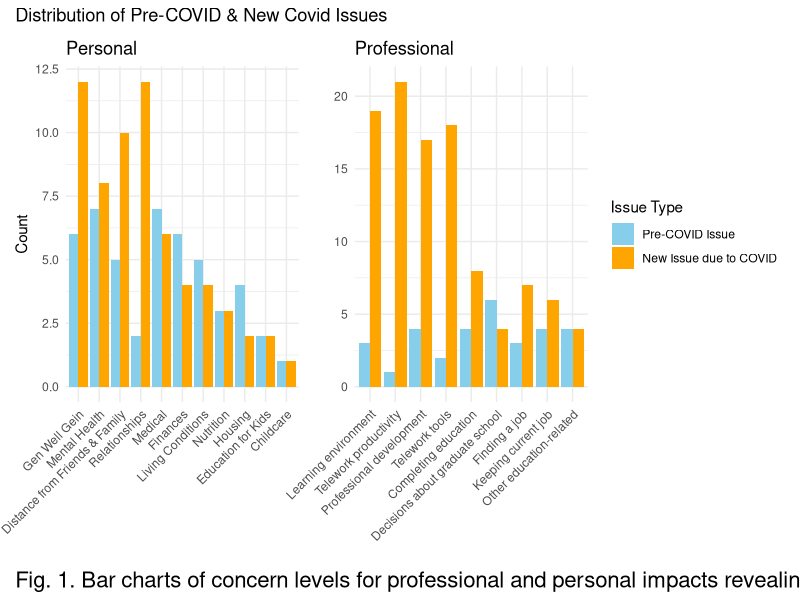
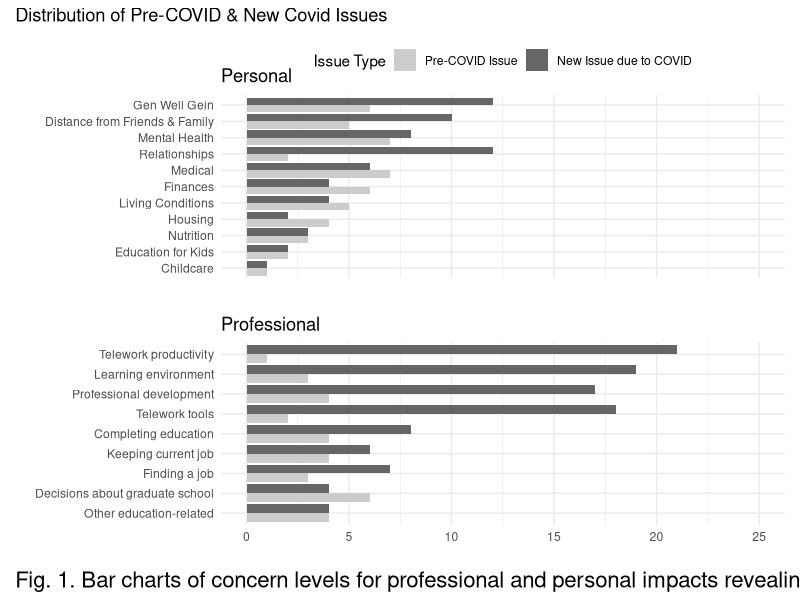
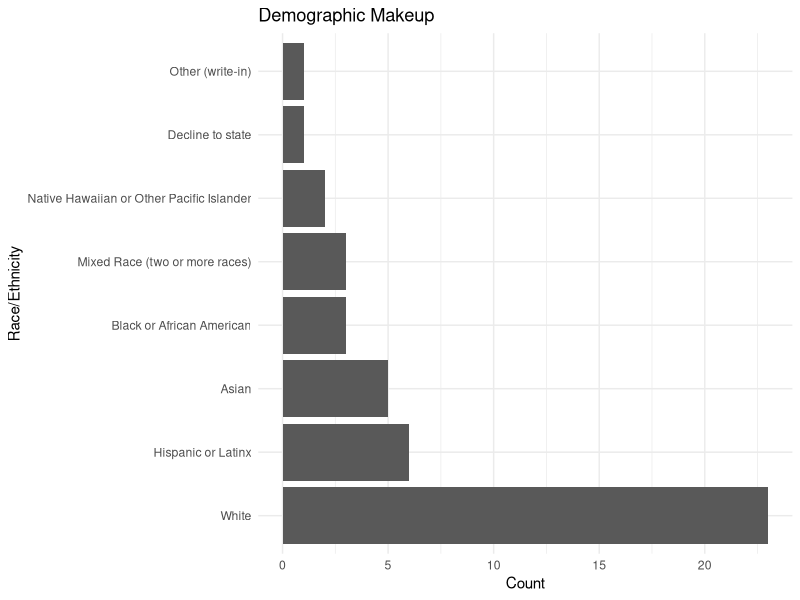
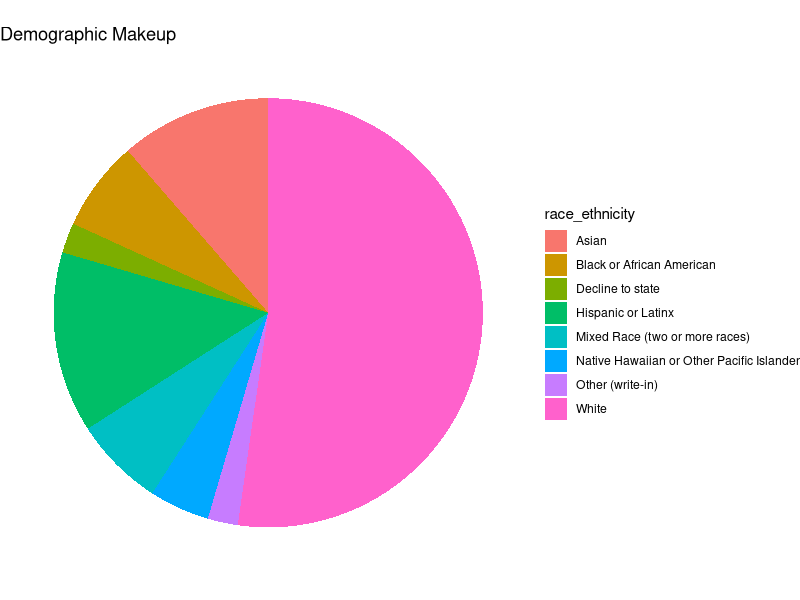
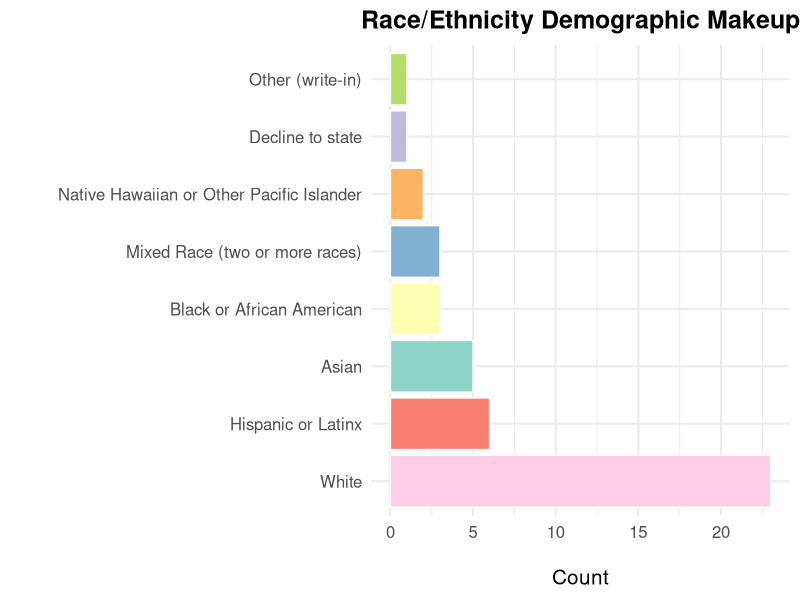
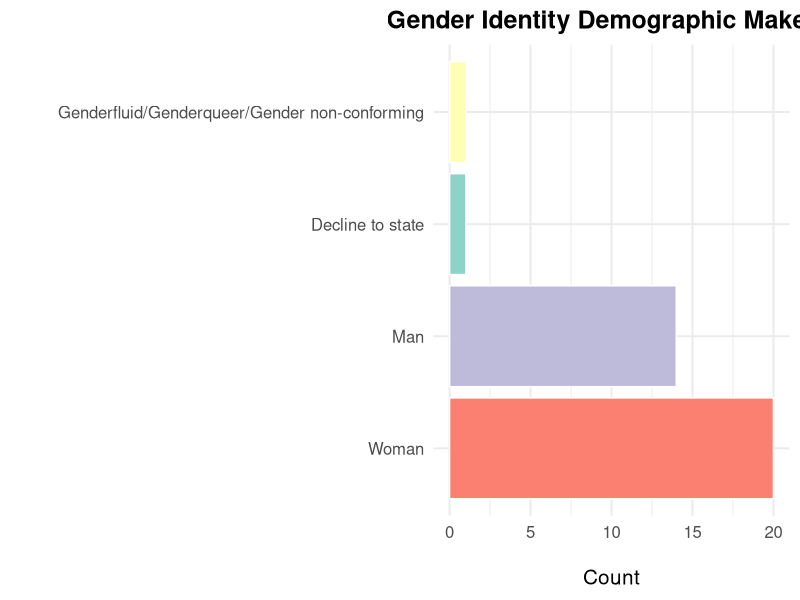
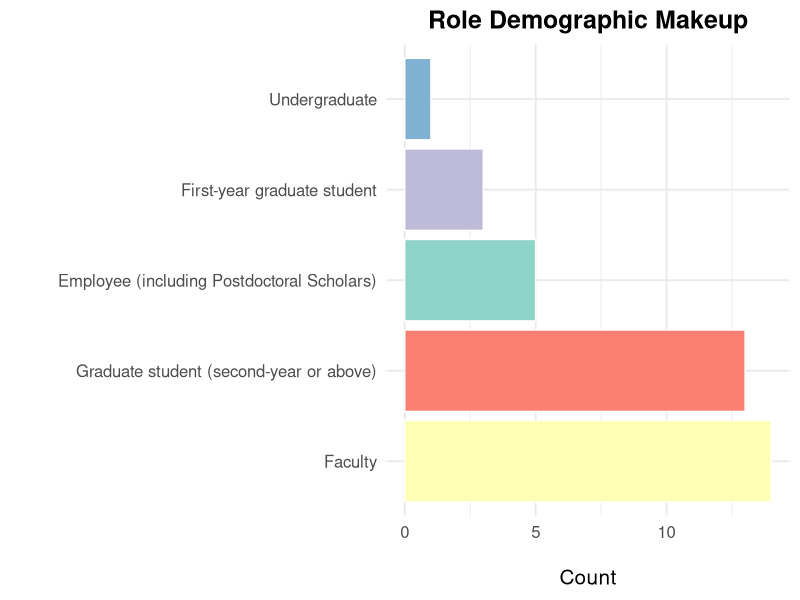
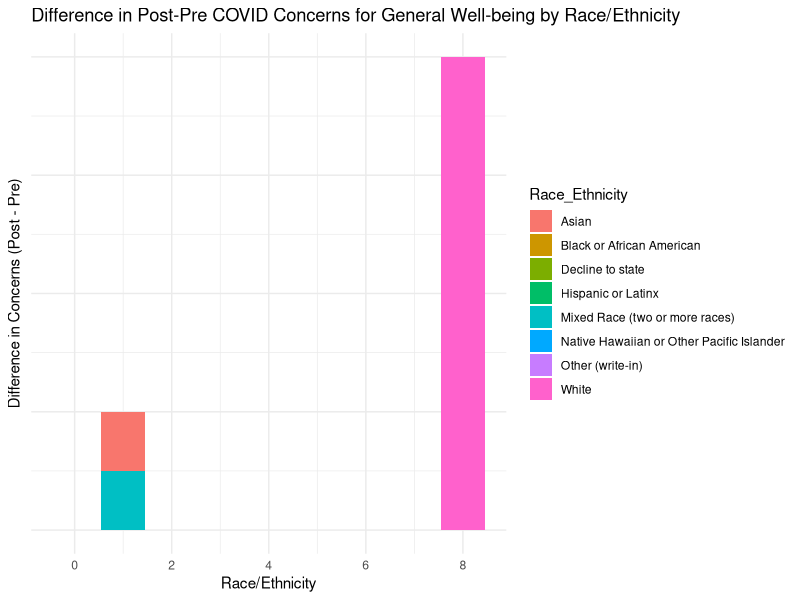

The R source for these figures, in order:
## ---- chunk 1
library(tidyverse)
library(tibble)
library(kableExtra)
library(tidytext)
library(stringr)
library(SnowballC)
library(patchwork)

data <- read.csv("data_snippet.csv")
## ---- chunk 2
personal_prefix <- "Currently..are.you.concerned.about.the.following....If.you.are.not..leave.blank...__________About......Personal.impacts..."
professional_prefix <- "Currently..are.you.concerned.about.the.following....If.you.are.not..leave.blank.....__________Abo......Academic.and.or.professional.impacts..."

remove_prefix <- function(column_name, prefix_to_remove) {
  column_name <- gsub(prefix_to_remove, "", column_name)
  return(column_name)
}

personal_concern_columns <- grep(personal_prefix, names(data), value = TRUE)
professional_concern_columns <- grep(professional_prefix, names(data), value = TRUE)

cleaned_personal_column_names <- lapply(personal_concern_columns, remove_prefix, prefix_to_remove = personal_prefix)
cleaned_professional_column_names <- lapply(professional_concern_columns, remove_prefix, prefix_to_remove = professional_prefix)

df_personal <- data[personal_concern_columns]
df_professional <- data[professional_concern_columns]
names(df_personal) <- cleaned_personal_column_names
names(df_professional) <- cleaned_professional_column_names
## ---- chunk 3
# 0 - Not Concerned
# 1 - pre-covid issue
# 2 - new issue due to covid
# 3 - cannot access resources
head(df_personal)
head(df_professional)
## ---- chunk 4
aggregate_personal <- data.frame(
  Pre_COVID_Count = colSums(df_personal == 1, na.rm = TRUE),
  New_COVID_Count = colSums(df_personal == 2, na.rm = TRUE)
)

aggregate_professional <- data.frame(
  Pre_COVID_Count = colSums(df_professional == 1, na.rm = TRUE),
  New_COVID_Count = colSums(df_professional == 2, na.rm = TRUE)
)

filtered_aggregate_personal <- aggregate_personal[rowSums(aggregate_personal) > 0, ]
filtered_aggregate_professional <- aggregate_professional[rowSums(aggregate_professional) > 0, ]

tbl_personal <- as_tibble(filtered_aggregate_personal)
tbl_professional <- as_tibble(filtered_aggregate_professional)

styled_tbl_personal <- tbl_personal %>%
  mutate(
    Concern_Category = c("Nutrition", "Housing", "Medical", "Finances", "Gen Well Gein", "Mental Health", "Living Conditions", "Distance from Friends & Family", "Relationships", "Childcare", "Education for Kids"),
    Difference = New_COVID_Count - Pre_COVID_Count
  ) %>%
  select(Concern_Category, Pre_COVID_Count, New_COVID_Count, Difference) %>%
  kable(., align = "c", caption = "Distribution of Pre-COVID and New COVID Issues (Personal)") %>%
  kable_styling(full_width = FALSE)

styled_tbl_professional <- tbl_professional %>%
  mutate(
    Concern_Category = c("Learning environment", "Completing education", "Decisions about graduate school", "Other education-related", "Professional development", "Finding a job", "Keeping current job", "Telework tools", "Telework productivity"),
    Difference = New_COVID_Count - Pre_COVID_Count
  ) %>%
  select(Concern_Category, Pre_COVID_Count, New_COVID_Count, Difference) %>%
  kable(., align = "c", caption = "Distribution of Pre-COVID and New COVID Issues (Professional)") %>%
  kable_styling(full_width = FALSE)

styled_tbl_personal
styled_tbl_professional
## ---- chunk 5
personal_labels <- c("Nutrition", "Housing", "Medical", "Finances", "Gen Well Gein", "Mental Health", "Living Conditions", "Distance from Friends & Family", "Relationships", "Childcare", "Education for Kids")

df_personal_long <- filtered_aggregate_personal %>%
  rownames_to_column(var = "Concern_Category") %>%
  pivot_longer(cols = c("Pre_COVID_Count", "New_COVID_Count"), 
               names_to = "Type", values_to = "Count") %>%
  mutate(Concern_Category = factor(Concern_Category, 
                                   levels = rownames(filtered_aggregate_personal),
                                   labels = personal_labels))
type_order <- c("Pre_COVID_Count", "New_COVID_Count")
df_personal_long$Type <- factor(df_personal_long$Type, levels = type_order)

plot_personal <- ggplot(df_personal_long, aes(x = fct_reorder(Concern_Category, Count, .desc = TRUE), y = Count, fill = Type)) +
  geom_bar(stat = "identity", position = position_dodge()) +
  scale_fill_manual(values = c("skyblue", "orange"), 
                    labels = c("Pre-COVID Issue", "New Issue due to COVID")) +
  labs(title = "Personal",
       x = "", y = "Count", fill = "Issue Type") +
  theme_minimal() +
  theme(axis.text.x = element_text(angle = 45, hjust = 1, vjust = 1))
## ---- chunk 6
professional_labels <- c("Learning environment", "Completing education", "Decisions about graduate school", "Other education-related", "Professional development", "Finding a job", "Keeping current job", "Telework tools", "Telework productivity")

df_professional_long <- filtered_aggregate_professional %>%
  rownames_to_column(var = "Concern_Category") %>%
  pivot_longer(cols = c("Pre_COVID_Count", "New_COVID_Count"), 
               names_to = "Type", values_to = "Count") %>%
  mutate(Concern_Category = factor(Concern_Category, 
                                   levels = rownames(filtered_aggregate_professional),
                                   labels = professional_labels))

type_order <- c("Pre_COVID_Count", "New_COVID_Count")
df_professional_long$Type <- factor(df_professional_long$Type, levels = type_order)

plot_professional <- ggplot(df_professional_long, aes(x = fct_reorder(Concern_Category, Count, .desc = TRUE), y = Count, fill = Type)) +
  geom_bar(stat = "identity", position = position_dodge()) +
  scale_fill_manual(values = c("skyblue", "orange"), 
                    labels = c("Pre-COVID Issue", "New Issue due to COVID")) +
  labs(title = "Professional",
       x = "", y = "", fill = "Issue Type") +
  theme_minimal() +
  theme(axis.text.x = element_text(angle = 45, hjust = 1, vjust = 1))
## ---- chunk 7
combined_plots <- plot_personal + plot_professional +
  plot_layout(guides = "collect") &
  plot_annotation(
    title = "Distribution of Pre-COVID & New Covid Issues",
    caption = "Fig. 1. Bar charts of concern levels for professional and personal impacts revealing dramatic increase in majority of issues",
    theme = theme(plot.caption = element_text(hjust = 0, margin = margin(t = 0, r = 0, b = 0, l = 0), size = 16))
  )

combined_plots
## ---- chunk 8
color_palette <- c("#CCCCCC", "#666666") 
plot_personal <- ggplot(df_personal_long, aes(x = Count, y = fct_reorder(Concern_Category, Count, .desc = FALSE), fill = Type)) +
  geom_bar(stat = "identity", position = position_dodge()) +
  scale_fill_manual(values = color_palette, 
                    labels = c("Pre-COVID Issue", "New Issue due to COVID")) +
  labs(title = "Personal",
       x = "", y = "", fill = "Issue Type") +
  theme_minimal() +
    theme(axis.text.x = element_blank(),
        axis.ticks.x = element_blank(),
        plot.title = element_text(vjust = -1, margin = margin(b = -20))) +
  xlim(0,25)

plot_professional <- ggplot(df_professional_long, aes(x = Count, y = fct_reorder(Concern_Category, Count, .desc = FALSE), fill = Type)) +
  geom_bar(stat = "identity", position = position_dodge()) +
  scale_fill_manual(values = color_palette, 
                    labels = c("Pre-COVID Issue", "New Issue due to COVID")) +
  labs(title = "Professional",
       x = "", y = "", fill = "Issue Type") +
  theme_minimal() +
  xlim(0,25)

combined_plots <- plot_personal / plot_professional +
  plot_layout(guides = "collect") &
  plot_annotation(
    title = "Distribution of Pre-COVID & New Covid Issues",
    caption = "Fig. 1. Bar charts of concern levels for professional and personal impacts revealing dramatic increase in majority of issues",
    theme = theme(plot.caption = element_text(hjust = 0, margin = margin(t = 0, r = 0, b = 0, l = 0), size = 16))
  ) & theme(legend.position = 'top')

combined_plots
## ---- chunk 9
race_ethnicity_counts <- data %>%
  separate_rows(`What.is.your.race.and.or.ethnicity..Check.all.that.apply....Selected.Choice`, sep = ",") %>%
  count(`What.is.your.race.and.or.ethnicity..Check.all.that.apply....Selected.Choice`, name = "count")

race_ethnicity_counts <- race_ethnicity_counts %>%
  rename(race_ethnicity = `What.is.your.race.and.or.ethnicity..Check.all.that.apply....Selected.Choice`)

ggplot(race_ethnicity_counts, aes(x = reorder(race_ethnicity, -count), y = count)) +
  geom_bar(stat = "identity") +
  coord_flip() +
  labs(title = "Demographic Makeup",
       x = "Race/Ethnicity",
       y = "Count") +
  theme_minimal()
## ---- chunk 10
race_ethnicity_counts %>%
  ggplot(aes(x = "", y = count, fill = race_ethnicity)) +
  geom_bar(stat = "identity", width = 1) +
  coord_polar("y") +
  labs(title = "Demographic Makeup") +
  theme_void() +
  theme(legend.position = "right")
## ---- chunk 11
render_summary_table_graph <- function(df, column, category_name) {
  total <- nrow(df)
  
  summary_df <- df %>%
    mutate({{column}} := ifelse({{column}} == "Genderfluid, Genderqueer, or Gender Non-conforming","Genderfluid/Genderqueer/Gender non-conforming", {{column}})) %>%
    separate_rows({{column}}, sep = ",") %>%
    count({{column}}, name = "count") %>%
    mutate(percentage = round((count / total) * 100, 2)) %>%
    rename(Category = {{column}}) %>% 
    arrange(desc(count))
  
  summary_table <- kable(summary_df, format = "html", col.names = c(category_name, "Count", "Percentage (%)")) %>%
    kable_styling(full_width = FALSE, bootstrap_options = c("striped", "hover", "condensed")) %>%
  print(summary_table)
  
  graph <- ggplot(summary_df, aes(x = reorder(Category, -count), y = count, fill = Category)) +
    geom_bar(stat = "identity", color = "white", show.legend = FALSE) +
    coord_flip() +
    labs(title = paste(category_name, "Demographic Makeup"),
         x = "",
         y = "Count") +
    theme_minimal(base_size = 15) +
    theme(axis.title.x = element_text(margin = margin(t = 20)),
          axis.title.y = element_text(margin = margin(r = 20)),
          plot.title = element_text(hjust = 0.5, face = "bold", size = 18)) +
    scale_fill_brewer(palette = "Set3")
  return(list(summary_table = summary_table, graph = graph))
}

render_summary_table_graph(data, `What.is.your.race.and.or.ethnicity..Check.all.that.apply....Selected.Choice`, "Race/Ethnicity")
render_summary_table_graph(data, `How.would.you.describe.yourself...Mark.one.answer....Selected.Choice`, "Gender Identity")
# render_summary_table_graph(data, `Institution.Type`, "Institution Type")
render_summary_table_graph(data, Role, "Role")
## ---- chunk 12
library(htmltools)
generate_summary_table <- function(df, column, category_name) {
  total <- nrow(df)
  
  # Handling specific category name issue
  summary_df <- df %>%
    mutate({{column}} := ifelse({{column}} == "Genderfluid, Genderqueer, or Gender Non-conforming","Gender fluid/queer/non-conforming", {{column}})) %>%
    separate_rows({{column}}, sep = ",") %>%
    count({{column}}, name = "count") %>%
    mutate(percentage = round((count / total) * 100, 2)) %>%
    rename(Category = {{column}}) %>%
    arrange(desc(count))
  
  return(summary_df)
}

summary_df_race_ethnicity <- generate_summary_table(data, `What.is.your.race.and.or.ethnicity..Check.all.that.apply....Selected.Choice`, "Race/Ethnicity")
summary_df_gender_identity <- generate_summary_table(data, `How.would.you.describe.yourself...Mark.one.answer....Selected.Choice`, "Gender Identity")
summary_df_role <- generate_summary_table(data, Role, "Role")

formatted_table_race_ethnicity <- summary_df_race_ethnicity %>%
  kable(format = "html", col.names = c("Race/Ethnicity", "Count", "Percentage (%)")) %>%
  kable_styling(full_width = FALSE, bootstrap_options = c("striped", "hover", "condensed")) %>%
  column_spec(1, width = "20%") %>%
  column_spec(2:3, width = "10%", extra_css = "text-align: right;")

formatted_table_gender_identity <- summary_df_gender_identity %>%
  kable(format = "html", col.names = c("Gender Identity", "Count", "Percentage (%)")) %>%
  kable_styling(full_width = FALSE, bootstrap_options = c("striped", "hover", "condensed")) %>%
  column_spec(1, width = "20%") %>%
  column_spec(2:3, width = "10%", extra_css = "text-align: right;")

formatted_table_role <- summary_df_role %>%
  kable(format = "html", col.names = c("Role", "Count", "Percentage (%)")) %>%
  kable_styling(full_width = FALSE, bootstrap_options = c("striped", "hover", "condensed")) %>%
  column_spec(1, width = "20%") %>%
  column_spec(2:3, width = "10%", extra_css = "text-align: right;")
combined_table <- paste(
  "<h2 style='text-align: left; font-size: 12pt;'>Table 1: Respondent Demographic Information (N=36)</h2>",
  as.character(formatted_table_race_ethnicity),
  as.character(formatted_table_gender_identity),
  as.character(formatted_table_role),
  sep = ""
)
HTML(combined_table)
## ---- chunk 13
personal_prefix <- "Currently..are.you.concerned.about.the.following....If.you.are.not..leave.blank...__________About......Personal.impacts..."
professional_prefix <- "Currently..are.you.concerned.about.the.following....If.you.are.not..leave.blank.....__________Abo......Academic.and.or.professional.impacts..."
race_prefix <- 'What.is.your.race.and.or.ethnicity..Check.all.that.apply....Selected.Choice'

remove_prefix <- function(column_name, prefix_to_remove) {
  column_name <- gsub(prefix_to_remove, "", column_name)
  return(column_name)
}

personal_concern_columns <- grep(personal_prefix, names(data), value = TRUE)
professional_concern_columns <- grep(professional_prefix, names(data), value = TRUE)
race_columns <- grep(race_prefix, names(data), value = TRUE)

cleaned_personal_column_names <- lapply(personal_concern_columns, remove_prefix, prefix_to_remove = personal_prefix)
cleaned_professional_column_names <- lapply(professional_concern_columns, remove_prefix, prefix_to_remove = professional_prefix)

df_personal <- data[c(personal_concern_columns, race_columns)]
df_professional <- data[c(professional_concern_columns,race_columns)]
names(df_personal) <- c(cleaned_personal_column_names, 'Race_Ethnicity')
names(df_professional) <- c(cleaned_professional_column_names, 'Race_Ethnicity')
## ---- chunk 14
head(df_personal)
## ---- chunk 15
df_personal[] <- lapply(df_personal[], as.character)

personal_data_long <- df_personal %>%
  mutate(id = row_number()) %>%
  separate_rows(General.well.being, sep = ",") %>%
  separate_rows(Race_Ethnicity, sep = ",") %>%
  mutate(General.well.being = as.integer(General.well.being))

concern_counts <- personal_data_long %>%
  group_by(Race_Ethnicity) %>%
  summarize(
    pre_covid = sum(General.well.being == 1),
    post_covid = sum(General.well.being == 2)
  )
concern_counts2 <- concern_counts %>%
  mutate(difference = post_covid - pre_covid)

ggplot(concern_counts2, aes(x = difference, y = difference, fill = Race_Ethnicity)) +
  geom_bar(stat = "identity") +
  labs(title = "Difference in Post-Pre COVID Concerns for General Well-being by Race/Ethnicity",
       x = "Race/Ethnicity",
       y = "Difference in Concerns (Post - Pre)") +
  theme_minimal() +
  theme(axis.text.y = element_blank())
## ---- chunk 16
concern_counts %>%
  kable(col.names = c("Race/Ethnicity", "Pre-COVID Concerns", "Post-COVID Concerns"), 
        caption = "Pre and New COVID Concerns for General Well-being by Race/Ethnicity") %>%
  kable_styling(bootstrap_options = c("striped", "hover", "condensed", "responsive"))
## ---- chunk 17
df_professional[] <- lapply(df_professional[], as.character)

professional_data_long <- df_professional %>%
  mutate(id = row_number()) %>%
  separate_rows(Professional.development..internships..programs..conferences., sep = ",") %>%
  separate_rows(Race_Ethnicity, sep = ",") %>%
  mutate(General.well.being = as.integer(Professional.development..internships..programs..conferences.))

total_counts <- professional_data_long %>%
  group_by(Race_Ethnicity) %>%
  summarize(total = n())

concern_counts <- professional_data_long %>%
  group_by(Race_Ethnicity) %>%
  summarize(
    pre_covid = sum(Professional.development..internships..programs..conferences. == 1),
    post_covid = sum(Professional.development..internships..programs..conferences. == 2)
  ) %>%
  left_join(total_counts, by = "Race_Ethnicity") %>%
  mutate(
    pre_covid_prop = round((pre_covid / total) * 100, 2),
    post_covid_prop = round((post_covid / total) * 100, 2),
  )

concern_counts %>%
  select(Race_Ethnicity, pre_covid_prop, post_covid_prop) %>%
  kable(col.names = c("Race/Ethnicity", "Pre-COVID Proportion (%)", "New COVID Proportion (%)"), 
        caption = "Pre and New COVID Concerns for Professional Development (Proportions)") %>%
  kable_styling(bootstrap_options = c("striped", "hover", "condensed", "responsive"))
## ---- chunk 18
# ggplot(concern_counts, aes(x = Race_Ethnicity, y = difference, fill = Race_Ethnicity)) +
#   geom_bar(stat = "identity") +
#   labs(title = "Difference in Proportion of Professional Development by Race",
#        x = "", y = "Difference in Proportion (Post - Pre)") +
#   theme_minimal() +
#   theme(axis.text.x=element_blank(), 
#         axis.ticks.x=element_blank())
## ---- chunk 19
df_personal[] <- lapply(df_personal[], as.character)

personal_data_long <- df_personal %>%
  mutate(id = row_number()) %>%
  separate_rows(General.well.being, sep = ",") %>%
  separate_rows(Race_Ethnicity, sep = ",") %>%
  mutate(General.well.being = as.integer(General.well.being))

total_counts <- personal_data_long %>%
  group_by(Race_Ethnicity) %>%
  summarize(total = n())

concern_counts <- personal_data_long %>%
  group_by(Race_Ethnicity) %>%
  summarize(
    pre_covid = sum(General.well.being == 1),
    post_covid = sum(General.well.being == 2)
  ) %>%
  left_join(total_counts, by = "Race_Ethnicity") %>%
  mutate(
    pre_covid_prop = round((pre_covid / total) * 100, 2),
    post_covid_prop = round((post_covid / total) * 100, 2)
  )

concern_counts %>%
  select(Race_Ethnicity, pre_covid_prop, post_covid_prop) %>%
  kable(col.names = c("Race/Ethnicity", "Pre-COVID Proportion (%)", "New COVID Proportion (%)"), 
        caption = "Pre and New COVID Concerns for General Well-being by Race/Ethnicity (Proportions)") %>%
  kable_styling(bootstrap_options = c("striped", "hover", "condensed", "responsive"))
## ---- chunk 20
# ggplot(concern_counts, aes(x = Race_Ethnicity, y = difference, fill = Race_Ethnicity)) +
#   geom_bar(stat = "identity") +
#   labs(title = "Difference in Proportion of Generall Well Being by Race",
#        x = "", y = "Difference in Proportion (Post - Pre)") +
#   theme_minimal() +
#   theme(axis.text.x=element_blank(), 
#         axis.ticks.x=element_blank())
## ---- chunk 21
professional_data_long <- df_professional %>%
  mutate(id = row_number()) %>%
  separate_rows(Professional.development..internships..programs..conferences., sep = ",") %>%
  separate_rows(Race_Ethnicity, sep = ",") %>%
  mutate(Concern = as.integer(Professional.development..internships..programs..conferences.))

total_counts_professional <- professional_data_long %>%
  group_by(Race_Ethnicity) %>%
  summarize(total = n())


personal_data_long <- df_personal %>%
  mutate(id = row_number()) %>%
  separate_rows(General.well.being, sep = ",") %>%
  separate_rows(Race_Ethnicity, sep = ",") %>%
  mutate(Concern = as.integer(General.well.being))

total_counts_personal <- personal_data_long %>%
  group_by(Race_Ethnicity) %>%
  summarize(total = n())


concern_counts_professional <- professional_data_long %>%
  group_by(Race_Ethnicity) %>%
  summarize(
    pre_covid = sum(Concern == 1),
    post_covid = sum(Concern == 2)
  ) %>%
  left_join(total_counts_professional, by = "Race_Ethnicity") %>%
  mutate(
    pre_covid_prop_professional = round((pre_covid / total) * 100, 2),
    post_covid_prop_professional = round((post_covid / total) * 100, 2)
  )


concern_counts_personal <- personal_data_long %>%
  group_by(Race_Ethnicity) %>%
  summarize(
    pre_covid = sum(Concern == 1),
    post_covid = sum(Concern == 2)
  ) %>%
  left_join(total_counts_personal, by = "Race_Ethnicity") %>%
  mutate(
    pre_covid_prop_personal  = round((pre_covid / total) * 100, 2),
    post_covid_prop_personal  = round((post_covid / total) * 100, 2)
  )

combined_counts <- full_join(
  concern_counts_personal %>% select(Race_Ethnicity, pre_covid_prop_personal, post_covid_prop_personal),
  concern_counts_professional %>% select(Race_Ethnicity, pre_covid_prop_professional, post_covid_prop_professional),
  by = "Race_Ethnicity"
) %>%
  mutate(
    Category = ifelse(is.na(pre_covid_prop_personal), "Professional Development", "General Well-being")
  ) %>%
  select(Race_Ethnicity, pre_covid_prop_personal, post_covid_prop_personal, pre_covid_prop_professional, post_covid_prop_professional)

combined_counts %>%
  kable(col.names = c("Race/Ethnicity", "Pre-COVID Prop.", "New COVID Prop.", "Pre-COVID Prop.", "New COVID Prop."),
        caption = "Table 2: Pre and New COVID Concerns by Race/Ethnicity and Category (Proportions)") %>%
  kable_styling(bootstrap_options = c("striped", "hover", "condensed", "responsive")) %>%
  add_header_above(c("  " = 1, "General Well-being" = 2, "Professional Development" = 2))
## ---- chunk 22
personal_prefix <- "Currently..are.you.concerned.about.the.following....If.you.are.not..leave.blank...__________About......Personal.impacts..."
professional_prefix <- "Currently..are.you.concerned.about.the.following....If.you.are.not..leave.blank.....__________Abo......Academic.and.or.professional.impacts..."

remove_prefix <- function(column_name, prefix_to_remove) {
  column_name <- gsub(prefix_to_remove, "", column_name)
  return(column_name)
}

personal_concern_columns <- grep(personal_prefix, names(data), value = TRUE)
professional_concern_columns <- grep(professional_prefix, names(data), value = TRUE)

cleaned_personal_column_names <- lapply(personal_concern_columns, remove_prefix, prefix_to_remove = personal_prefix)
cleaned_professional_column_names <- lapply(professional_concern_columns, remove_prefix, prefix_to_remove = professional_prefix)

df_personal <- data[c(personal_concern_columns, "Role")]
df_professional <- data[c(professional_concern_columns,"Role")]
names(df_personal) <- c(cleaned_personal_column_names, 'Role')
names(df_professional) <- c(cleaned_professional_column_names, 'Role')
## ---- chunk 23
df_professional <- df_professional %>%
  select(-starts_with("Other..write.in."))
professional_labels <- c("Learning environment", "Completing education", "Decisions about graduate school", "Other education-related", "Professional development", "Finding a job", "Keeping current job", "Telework tools", "Telework productivity")

df_professional[] <- lapply(df_professional[], as.character)

professional_columns <- names(df_professional)[-which(names(df_professional) == "Role")]

personal_data_long <- df_professional %>%
  mutate(id = row_number()) %>%
  separate_rows(Role, sep = ",") %>%
  pivot_longer(cols = all_of(professional_columns), 
               names_to = "Professional_Development", 
               values_to = "Concern",) %>%
  separate_rows(Concern, sep = ",") %>%
  mutate(Concern = as.integer(Concern)) %>% 
  mutate(Professional_Development = recode(Professional_Development, !!!setNames(professional_labels, professional_columns)))

total_counts <- personal_data_long %>%
  group_by(Role, Professional_Development) %>%
  summarize(total = n(), .groups = 'drop')

concern_counts <- personal_data_long %>%
  group_by(Role, Professional_Development) %>%
  summarize(
    pre_covid = sum(Concern == 1),
    post_covid = sum(Concern == 2),
    .groups = 'drop'
  ) %>%
  left_join(total_counts, by = c("Role", "Professional_Development")) %>%
  mutate(
    pre_covid_prop = round((pre_covid / total) * 100, 2),
    post_covid_prop = round((post_covid / total) * 100, 2),
    difference = round(post_covid_prop - pre_covid_prop, 2)
  )

concern_counts %>%
  select(Role, Professional_Development, pre_covid_prop, post_covid_prop, difference) %>%
  kable(col.names = c("Role", "Professional Development", "Pre-COVID Proportion (%)", "Post-COVID Proportion (%)", "Difference (Post - Pre)"), 
        caption = "Difference in Post-Pre COVID Concerns for Professional Development (Proportions)") %>%
  kable_styling(bootstrap_options = c("striped", "hover", "condensed", "responsive"))
## ---- chunk 24
gray_palette <- c("#CCCCCC", "#999999", "#666666", "#333333", "#222222", "#111111")
ggplot(concern_counts, aes(x = Role, y = post_covid_prop, fill = Role)) +
  geom_bar(stat = "identity") +
  facet_wrap(~ Professional_Development, scales = "free_y") +
  scale_fill_manual(values = gray_palette) +
  labs(title = "Proportion of New COVID Concerns by Role Faceted by Professional Developement Category",
       x = "", y = "") +
  theme_minimal() +
  theme(axis.text.x=element_blank(), 
        axis.ticks.x=element_blank(),
        legend.position = "bottom",
        plot.caption = element_text(hjust = 0, size = 12))+
  labs(caption = "Fig. 2. Proportion of concerns related to new COVID issues by role, grouped by professional development category")
## ---- chunk 25
ggplot(concern_counts, aes(x = Professional_Development, y = post_covid_prop, fill = Professional_Development)) +
  geom_bar(stat = "identity") +
  facet_wrap(~ Role, scales = "free_y") +
  labs(title = "Proportion of New COVID Concerns by Professional Development Category Faceted by Role",
       x = "", y = "Difference in Proportion (Post - Pre)") +
  theme_minimal() +
  theme(axis.text.x=element_blank(), 
        axis.ticks.x=element_blank())
## ---- chunk 26
ggplot(concern_counts, aes(x = Professional_Development, y = difference, fill = Role)) +
  geom_bar(stat = "identity", position = "dodge2") +
  labs(title = "Difference in Proportion of COVID Concerns by Professional Development Category and Role",
       x = "", y = "Difference in Proportion (Post - Pre)") +
  theme_minimal() +
  theme(axis.text.x = element_text(angle = 45, hjust = 1, vjust = 1))
## ---- chunk 27
df_professional$supported <- data$Did.you.feel.supported.from.your.institution..department..team..etc...

personal_data_long <- df_professional %>%
  mutate(id = row_number()) %>%
  separate_rows(supported, sep = ",") %>%
  pivot_longer(cols = all_of(professional_columns), 
               names_to = "Professional_Development", 
               values_to = "Concern") %>%
  separate_rows(Concern, sep = ",") %>%
  mutate(Concern = as.integer(Concern)) %>%
  mutate(Professional_Development = recode(Professional_Development, !!!setNames(professional_labels, professional_columns)))

total_counts <- personal_data_long %>%
  group_by(supported, Professional_Development) %>%
  summarize(total = n(), .groups = 'drop')

concern_counts <- personal_data_long %>%
  group_by(supported, Professional_Development) %>%
  summarize(
    pre_covid = sum(Concern == 1),
    post_covid = sum(Concern == 2),
    .groups = 'drop'
  ) %>%
  left_join(total_counts, by = c("supported", "Professional_Development")) %>%
  mutate(
    pre_covid_prop = round((pre_covid / total) * 100, 2),
    post_covid_prop = round((post_covid / total) * 100, 2)
  )

concern_counts %>%
  select(supported, Professional_Development, pre_covid_prop, post_covid_prop) %>%
  kable(col.names = c("Supported", "Professional Development", "Pre-COVID Proportion (%)", "New COVID Proportion (%)"), 
        caption = "Pre and New COVID Concerns for Professional Development by Support (Proportions)") %>%
  kable_styling(bootstrap_options = c("striped", "hover", "condensed", "responsive"))
## ---- chunk 28
ggplot(concern_counts, aes(x = supported, y = post_covid_prop, fill = supported)) +
  geom_bar(stat = "identity") +
  facet_wrap(~ Professional_Development, scales = "free_y") +
  labs(title = "Proportion of New COVID Concerns by Feelings of Support From  Institution Faceted by Professional Development Category",
       x = "", y = "Difference in Proportion (Post - Pre)") +
  theme_minimal() +
  theme(axis.text.x=element_blank(), 
        axis.ticks.x=element_blank())
## ---- chunk 29
word_data <- data.frame(
  helpful = data$Related.to.COVID.19..what.information.have.you.received.from.this.institution.that.has.been.most.HELPFUL.to.you..in.terms.of.your.own.studies..work..and.or.projects....Note..This.could.be.via.email..printed..etc.,
  unhelpful = data$Related.to.COVID.19..what.information.have.you.received.from.this.institution.that.has.been.most.UNHELPFUL.to.you..in.terms.of.your.own.studies..work..and.or.projects....Note..This.could.be.via.email..printed..etc.
)

responses <- word_data %>%
  pivot_longer(cols = c(helpful, unhelpful), 
               names_to = "Type", 
               values_to = "Response") %>%
  filter(!is.na(Response))

responses_tokens <- responses %>%
  unnest_tokens(word, Response) %>%
  filter(!word %in% stop_words$word) %>%
  filter(!str_detect(word, "^[0-9]+$"))

responses_tokens <- responses_tokens %>%
  mutate(word = wordStem(word, language = "en"))

word_counts <- responses_tokens %>%
  count(Type, word, sort = TRUE)

top_words <- word_counts %>%
  group_by(Type) %>%
  slice_max(n, n = 10)

ggplot(top_words, aes(x = reorder_within(word, n, Type), y = n, fill = Type)) +
  geom_col(show.legend = FALSE) +
  facet_wrap(~Type, scales = "free_y") +
  scale_x_reordered() +
  labs(y = "Frequency", x = "Words", title = "Most Common Words in Helpful and Unhelpful Responses") +
  coord_flip()

top_words %>%
  arrange(Type, desc(n)) %>%
  print()
